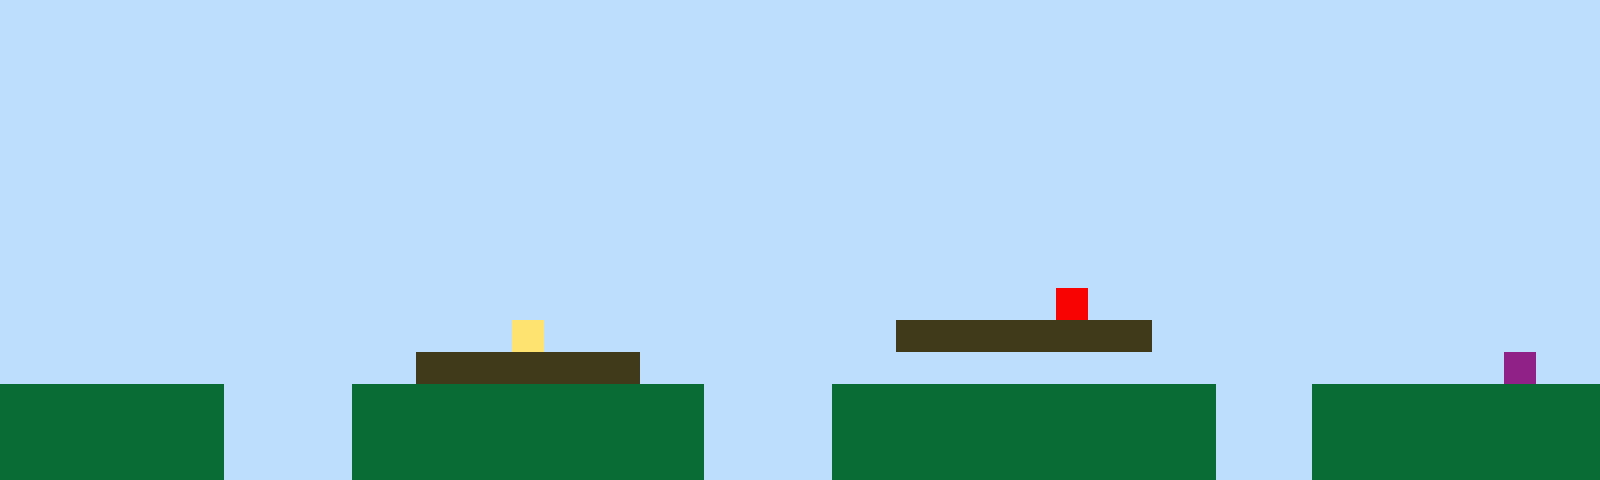

The image is a tile-based game level rendered from a .tmx file. Its description and complete source (layers, tilesets, objects, tile grids) follow:
An orthogonal 50x15 tile map with 32x32 px tiles, 1 tile layer (Tile Layer 1).

<map version="1.10" tiledversion="1.11.2" orientation="orthogonal" renderorder="right-up" width="50" height="15" tilewidth="32" tileheight="32" infinite="0" nextlayerid="2" nextobjectid="1"><editorsettings><export target="map1.csv" format="csv" /></editorsettings><tileset firstgid="1" name="sprites" tilewidth="32" tileheight="32" tilecount="6" columns="3"><image source="sprites.png" width="96" height="64" /></tileset><layer id="1" name="Tile Layer 1" width="50" height="15"><data encoding="csv">1,1,1,1,1,1,1,1,1,1,1,1,1,1,1,1,1,1,1,1,1,1,1,1,1,1,1,1,1,1,1,1,1,1,1,1,1,1,1,1,1,1,1,1,1,1,1,1,1,1,1,1,1,1,1,1,1,1,1,1,1,1,1,1,1,1,1,1,1,1,1,1,1,1,1,1,1,1,1,1,1,1,1,1,1,1,1,1,1,1,1,1,1,1,1,1,1,1,1,1,1,1,1,1,1,1,1,1,1,1,1,1,1,1,1,1,1,1,1,1,1,1,1,1,1,1,1,1,1,1,1,1,1,1,1,1,1,1,1,1,1,1,1,1,1,1,1,1,1,1,1,1,1,1,1,1,1,1,1,1,1,1,1,1,1,1,1,1,1,1,1,1,1,1,1,1,1,1,1,1,1,1,1,1,1,1,1,1,1,1,1,1,1,1,1,1,1,1,1,1,1,1,1,1,1,1,1,1,1,1,1,1,1,1,1,1,1,1,1,1,1,1,1,1,1,1,1,1,1,1,1,1,1,1,1,1,1,1,1,1,1,1,1,1,1,1,1,1,1,1,1,1,1,1,1,1,1,1,1,1,1,1,1,1,1,1,1,1,1,1,1,1,1,1,1,1,1,1,1,1,1,1,1,1,1,1,1,1,1,1,1,1,1,1,1,1,1,1,1,1,1,1,1,1,1,1,1,1,1,1,1,1,1,1,1,1,1,1,1,1,1,1,1,1,1,1,1,1,1,1,1,1,1,1,1,1,1,1,1,1,1,1,1,1,1,1,1,1,1,1,1,1,1,1,1,1,1,1,1,1,1,1,1,1,1,1,1,1,1,1,1,1,1,1,1,1,1,1,1,1,1,1,1,1,1,1,1,1,1,1,1,1,1,1,1,1,1,1,1,1,1,1,1,1,1,1,1,1,1,1,1,1,1,1,1,1,1,1,1,1,1,1,1,1,1,1,1,1,1,1,1,1,1,1,1,1,1,1,1,1,1,1,1,1,1,1,1,1,1,1,1,1,1,1,1,1,1,1,1,1,1,1,1,1,1,1,1,1,1,1,1,1,1,1,1,1,1,1,1,1,1,1,1,5,1,1,1,1,1,1,1,1,1,1,1,1,1,1,1,1,1,1,1,1,1,1,1,1,1,1,1,1,1,1,1,1,4,1,1,1,1,1,1,1,1,1,1,1,3,3,3,3,3,3,3,3,1,1,1,1,1,1,1,1,1,1,1,1,1,1,1,1,1,1,1,1,1,1,1,1,1,1,1,3,3,3,3,3,3,3,1,1,1,1,1,1,1,1,1,1,1,1,1,1,1,1,1,1,1,1,1,1,1,1,1,1,1,6,1,1,2,2,2,2,2,2,2,1,1,1,1,2,2,2,2,2,2,2,2,2,2,2,1,1,1,1,2,2,2,2,2,2,2,2,2,2,2,2,1,1,1,2,2,2,2,2,2,2,2,2,2,2,2,2,2,2,2,1,1,1,1,2,2,2,2,2,2,2,2,2,2,2,1,1,1,1,2,2,2,2,2,2,2,2,2,2,2,2,1,1,1,2,2,2,2,2,2,2,2,2,2,2,2,2,2,2,2,1,1,1,1,2,2,2,2,2,2,2,2,2,2,2,1,1,1,1,2,2,2,2,2,2,2,2,2,2,2,2,1,1,1,2,2,2,2,2,2,2,2,2</data></layer></map>
